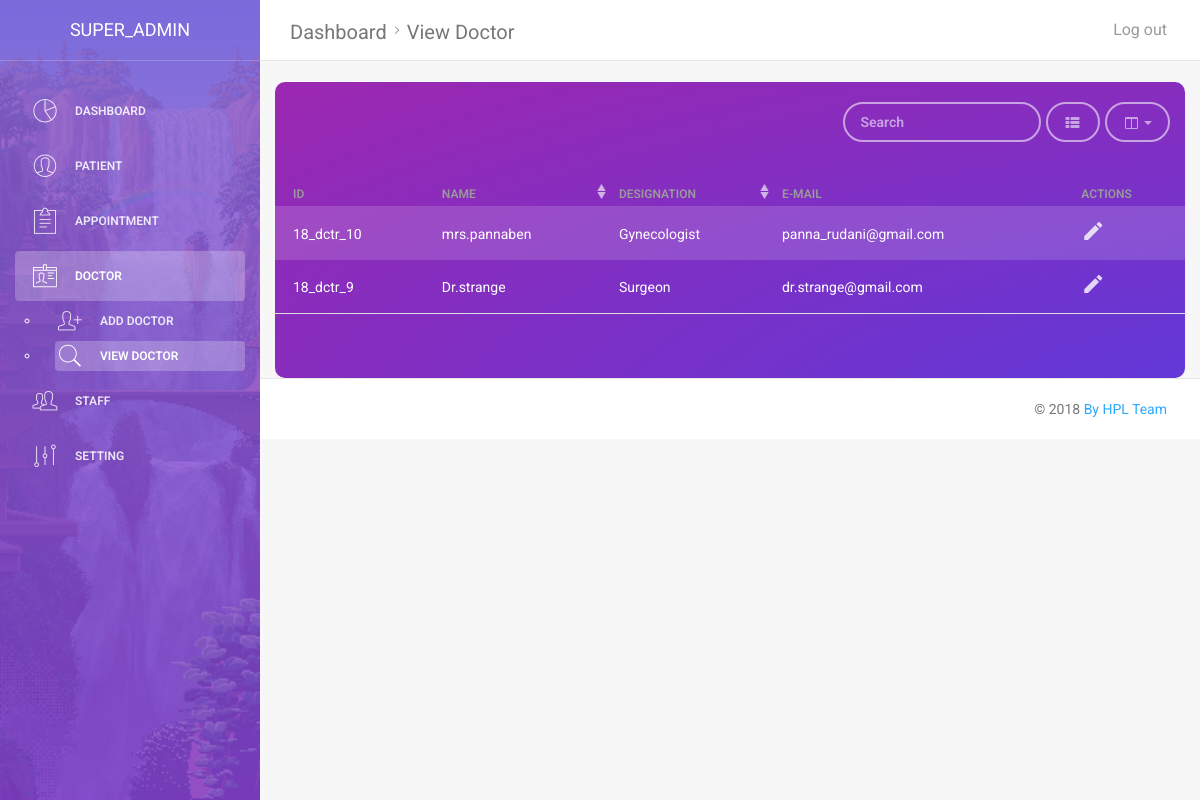
Page /view_doctor.php (signed in) on the earlier database version.
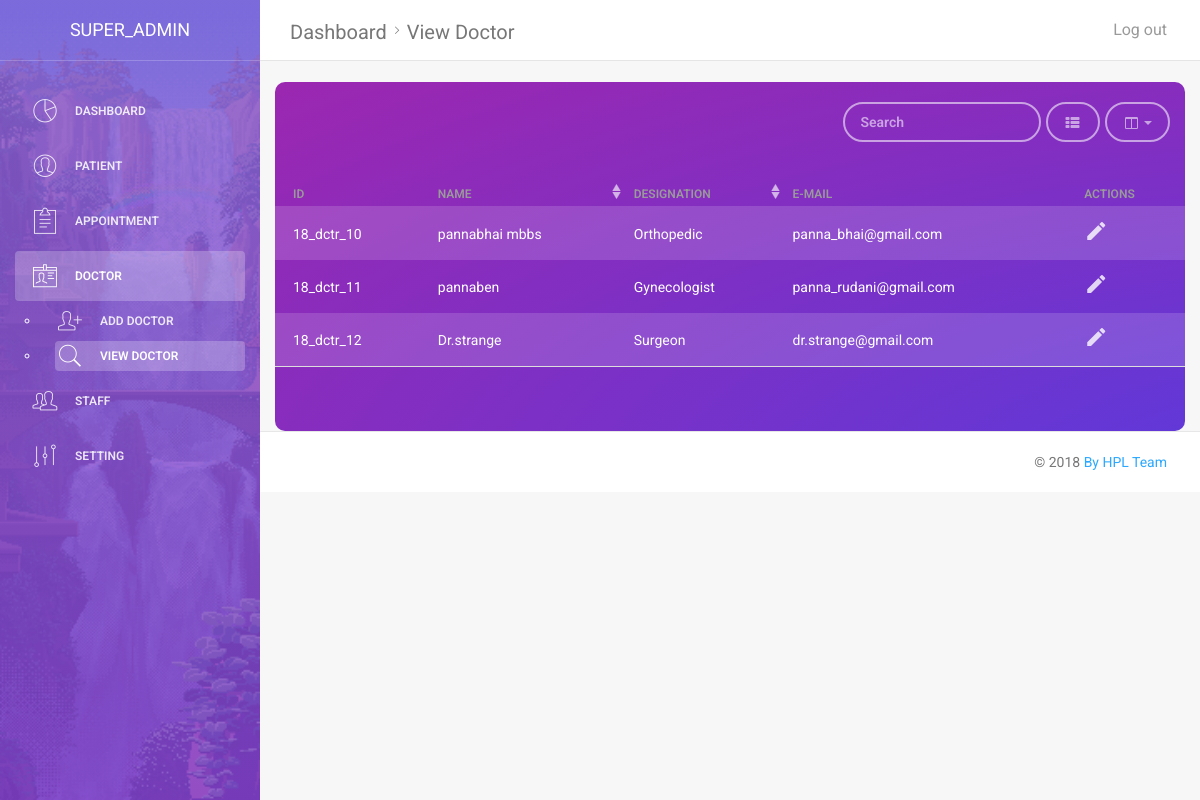
Same page on the later database version.
### tables this page shows
CREATE TABLE `doctor` (
  `doctor_id` varchar(15) NOT NULL,
  `doctor_name` varchar(30) NOT NULL,
  `doctor_dob` date NOT NULL,
  `doctor_gender` varchar(10) NOT NULL,
  `doctor_phone` varchar(15) NOT NULL,
  `doctor_city` varchar(20) NOT NULL,
  `doctor_address` varchar(100) NOT NULL,
  `doctor_designation` varchar(30) NOT NULL,
  `doctor_email` varchar(50) NOT NULL,
  `doctor_password` varchar(50) NOT NULL,
  `doj` timestamp(6) NOT NULL DEFAULT CURRENT_TIMESTAMP(6),
  `slot_id` varchar(10) NOT NULL,
  `doctor_exist` tinyint(1) NOT NULL
);

### assets/modules/global_module.php (the view, shortened to what this page needs)
<?php
function fetch_data($query,$type)
{
	include("assets/modules/db_config.php");
	$result = mysqli_query($conn,$query);
	if($result)
	{
		if($type == "login")
		{
		$count = mysqli_num_rows($result);
			if($count == 1)
			{
				return TRUE;
			}
			else
			{
				return FALSE;
			}
		}
		elseif($type == "count")
		{
			$count = mysqli_num_rows($result);
			return $count;
		}
		elseif($type == "result")
		{
			 $res = mysqli_query($conn,$query);
			 return $res;
		}
	}
	else
	{
		return "Fetch Error";
	}
}
function view_table($for)
{
    include("assets/modules/db_config.php");
    if($for == "patient")
    {
        $query = "select * from patient where patient_exist = 0";
        $result = mysqli_query($conn,$query);
        if($result)
        {
            while($row = mysqli_fetch_array($result)) {
                $id = $row[0];
				$age = date_diff(date_create($row[5]), date_create('today'))->y;
                echo "<tr>
                <td>$id</td>
                <td>$row[1]</td>
                <td>$age</td>
				<td>$row[14]</td>
                <td > <a href='view_patient_profile.php?id=$id'> <i class='material-icons'>edit</i></a></td>
                </tr>";
            }
        }
    }
    elseif ($for == "doctor")
    {
        $query = "select * from doctor where doctor_exist = 0";
        $result = mysqli_query($conn,$query);
        while($row = mysqli_fetch_array($result))
        {
            $id = $row[0];
            echo "<tr>
                <td>$id</td>
                <td>$row[1]</td>
                <td>$row[7]</td>
                <td>$row[8]</td>
                <td > <a href='view_doctor_profile.php?id=$id'> <i class='material-icons'>edit</i></a></td>
                </tr>";
        }
    }
	else
	{
		echo "<tr><td>Invalid Arguments</td></tr>";
	}
}
function menu($user,$active,$sub_active)
{
   echo "<div class='sidebar' data-color='purple' data-image='assets/img/waterfall.gif' >
        <div class='sidebar-wrapper' >";
    echo "<div class='logo'>
                <a href='#' class='simple-text'>";
                    if(isset($user)){echo $user;};
                echo "</a>
            </div>";
    echo "<ul class='nav' >
                <li "; if($active == "dashboard"){ echo "class=active"; } echo ">
                    <a href='dashboard_admn.php'>
                        <i class='pe-7s-graph'></i>
                        <p>Dashboard</p>
                    </a>
                </li>
                <li "; if($active == "patient"){ echo"class=active"; } echo ">
                    <a href='add_patient.php' >
                        <i class='pe-7s-user'></i>
                        <p>Patient</p>
                    </a>";
                echo "</li >
                <li "; if($active == "appointment"){ echo"class=active"; } echo ">
                    <a href='add_appointment.php'>
                        <i class='pe-7s-note2'></i>
                        <p>Appointment</p>
                    </a>";
                echo "</li>
                <li "; if($active == "doctor"){ echo"class=active"; } echo ">
                    <a href='add_doctor.php'>
                        <i class='pe-7s-id'></i>
                        <p>Doctor</p>
                    </a>";
                        if($active == "doctor") {
                            echo "<ul>";
                            echo "<li ";
                            if ($sub_active == "add_doctor") {
                                echo "class=active";
                            }
                            echo ">
                                    <a href = 'add_doctor.php' >
                                        <i class='pe-7s-add-user' ></i >
                                        <p > Add Doctor </p >
                                    </a >
                                </li >";
                            echo "<li ";
                            if ($sub_active == "view_doctor") {
                                echo "class=active";
                            }
                            echo ">
                                    <a href = 'view_doctor.php' >
                                        <i class='pe-7s-search' ></i >
                                        <p > view Doctor </p >
                                    </a >
                                </li >";
                            echo "</ul>";
                        }
                echo "</li>
                <li "; if($active == "staff"){ echo"class=active"; } echo ">
                    <a href='add_staff.php'>
                        <i class='pe-7s-users'></i>
                        <p>Staff</p>
                    </a>";
                echo "</li>
                <li "; if($active == "setting"){ echo"class=active"; } echo ">
                    <a href='designation.php'>
                        <i class='pe-7s-edit'></i>
                        <p>Setting</p>
                    </a>";
                echo "</li>";
          echo "</ul>";
    echo "</div>
    </div>";
}
?>

### view_doctor.php (shortened to what this page needs)
<?php
include("assets/modules/global_module.php");
if(isset($_GET["msg_f"]))
{
	$alert_danger = $_GET["msg_f"];
}
elseif(isset($_SESSION["admin_token"]))
{
    $id = $_SESSION["admin_token"];
}
$result = fetch_data("select * from admin where admin_id= '$id'","result");
$data = mysqli_fetch_assoc($result);
?>
<!doctype html>
<html lang="en">
<head>
    <link href="assets/css/bootstrap.min.css" rel="stylesheet" />
    <link href="assets/css/animate.min.css" rel="stylesheet"/>
    <link href="assets/css/light-bootstrap-dashboard.css?v=1.4.0" rel="stylesheet"/>
    <link href="assets/css/fresh-bootstrap-table.css" rel="stylesheet" />
    <link href="http://maxcdn.bootstrapcdn.com/font-awesome/4.2.0/css/font-awesome.min.css" rel="stylesheet">
    <link href="assets/css/pe-icon-7-stroke.css" rel="stylesheet" />
</head>
<body>
<div class="wrapper">
    <?php menu($data["admin_name"],"doctor","view_doctor"); ?>
    <div class="main-panel">
        <nav class="navbar navbar-default navbar-fixed">
            <div class="container-fluid">
                <div class="navbar-header">
                    <a class="navbar-brand" href="#">Dashboard<i class="pe-7s-angle-right"></i>View Doctor</a>
                </div>
                <div class="collapse navbar-collapse">
                    <ul class="nav navbar-nav navbar-right">
                        <li>
                            <a href="logout.php?for=<?php echo $data["admin_id"] ?>">
                                <p>Log out</p>
                            </a>
                        </li>
                    </ul>
                </div>
            </div>
        </nav>
        <br>
		<div class="row">
		<div class=col-md-1></div>
			<div class="col-md-10">
			</div>
			<div class=col-md-1></div>
		</div>
        <div class="container-fluid">
            <div class="row">
                <div class="col-md-12">
                    <div class="fresh-table full-color-purple" >
                        <table id="fresh-table" class="table">
                            <thead>
                            <th data-field="id">ID</th>
                            <th data-field="name" data-sortable="true">Name</th>
                            <th data-field="country" data-sortable="true">Designation</th>
                            <th data-field="city">E-mail</th>
                            <th  data-field="actions"  >Actions</th>
                            </thead>
                            <tbody>
                            <?php view_table("doctor"); ?>
                            </tbody>
                        </table>
                    </div>
                </div>
            </div>
        </div>
        <footer class="footer">
            <div class="container-fluid">
                <p class="copyright pull-right">
                    &copy; <script>document.write(new Date().getFullYear())</script>
                    <a href="#">By HPL Team</a>
                </p>
            </div>
        </footer>
    </div>
</div>
</body>
</html>

Differences in the rows shown:
removed doctor: doctor_id "18_dctr_9", doctor_name "Dr.strange", doctor_designation "Surgeon", doctor_email "dr.strange@gmail.com"
changed doctor "18_dctr_10": doctor_name "mrs.pannaben" → "pannabhai mbbs"; doctor_designation "Gynecologist" → "Orthopedic"; doctor_email "panna_rudani@gmail.com" → "panna_bhai@gmail.com"
added doctor: doctor_id "18_dctr_11", doctor_name "pannaben", doctor_designation "Gynecologist", doctor_email "panna_rudani@gmail.com"
added doctor: doctor_id "18_dctr_12", doctor_name "Dr.strange", doctor_designation "Surgeon", doctor_email "dr.strange@gmail.com"
